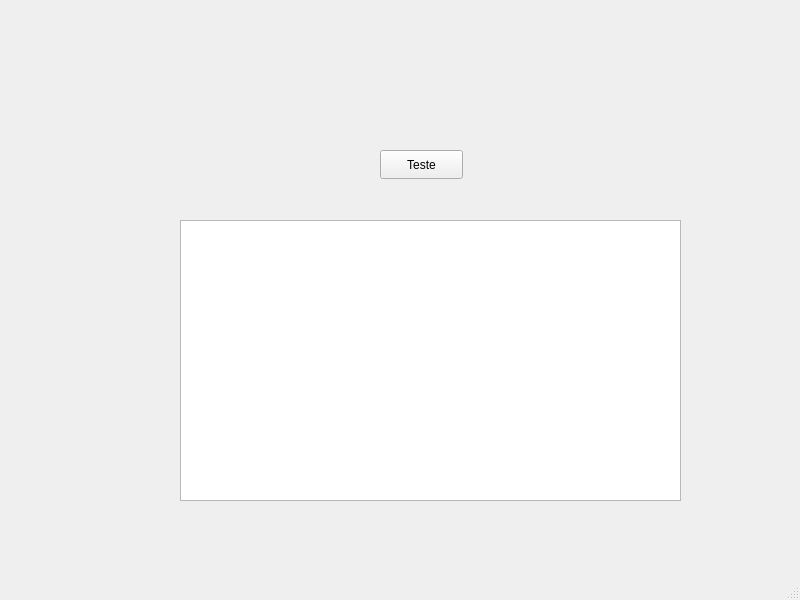
<?xml version="1.0" encoding="UTF-8"?>
<ui version="4.0">
 <class>MainWindow</class>
 <widget class="QMainWindow" name="MainWindow">
  <property name="geometry">
   <rect>
    <x>0</x>
    <y>0</y>
    <width>800</width>
    <height>600</height>
   </rect>
  </property>
  <property name="windowTitle">
   <string>MainWindow</string>
  </property>
  <widget class="QWidget" name="centralwidget">
   <widget class="QTextEdit" name="textEdit">
    <property name="geometry">
     <rect>
      <x>180</x>
      <y>220</y>
      <width>501</width>
      <height>281</height>
     </rect>
    </property>
   </widget>
   <widget class="QPushButton" name="pushButton">
    <property name="geometry">
     <rect>
      <x>380</x>
      <y>150</y>
      <width>83</width>
      <height>29</height>
     </rect>
    </property>
    <property name="text">
     <string>Teste</string>
    </property>
   </widget>
  </widget>
  <widget class="QMenuBar" name="menubar">
   <property name="geometry">
    <rect>
     <x>0</x>
     <y>0</y>
     <width>800</width>
     <height>25</height>
    </rect>
   </property>
  </widget>
  <widget class="QStatusBar" name="statusbar"/>
 </widget>
 <resources/>
 <connections/>
</ui>
